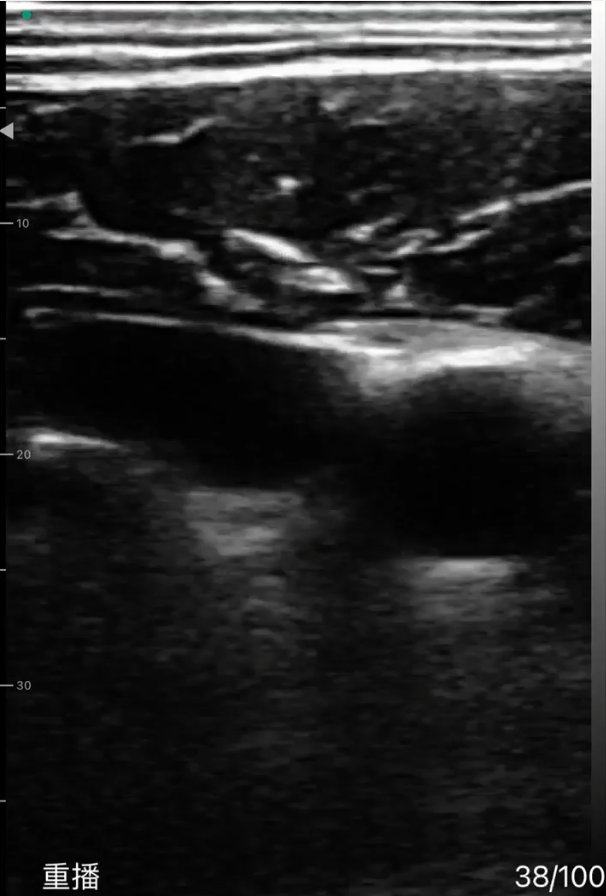
#> input picture src/ultrasound_image_processing_parallel/HW_20230903_IJVLarge.png, 606 x 896 px
$ python S1_ijv_model_find_tissue.py
#> lines starting #> are read from the running program, lines starting #| are printed output that depends on the picture
# %%
import numpy as np
import scipy.io as sio
import cv2
import json
import matplotlib.pyplot as plt
import os
import sys

# %%
# %% parameters setting
subject = "HW"
date = "20230903"
state = "IJVLarge"
with open("blood_vessel_segmentation_line_new.json") as f:
#> (reads src/ultrasound_image_processing_parallel/blood_vessel_segmentation_line_new.json from the repository)
    file = json.load(f)
    length10mmEdge = file[subject][date]["length10mmEdge"]
    bound = file[subject][date]['bound']
    skin_x = file[subject][date]['skin']['x']
    fat_x = file[subject][date]['fat']['x']
    cca_v = file[subject][date][state]['cca']['v']

voxelLength = 0.25  # [mm]
gridNumIn10mm = int(10/voxelLength)
os.makedirs(os.path.join('result', subject), exist_ok=True)
# %% [markdown]
# ## trim to tissue region ( delete not necessary region )

# %%
# %% main
# plot original image
image = cv2.imread(f'{subject}_{date}_{state}.png', cv2.IMREAD_GRAYSCALE)
#> image: shape (896, 606); min 0, max 255, mean 41.4

## find tissue upper bound and lower bound
plt.imshow(image, cmap="gray")
plt.axhline(y=bound[0], color='red') # upperbound
plt.axhline(y=bound[1], color='red') # lowerbound
plt.plot()
plt.colorbar()
plt.title("original")
plt.show()
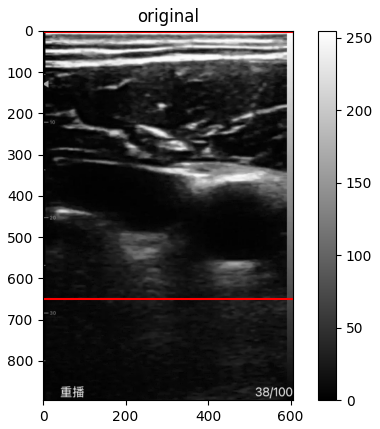
#> figure drawn by matplotlib, 2 panels
# plot tissue area only
plt.imshow(image[bound[0]:bound[1]], cmap="gray")
plt.colorbar()
plt.title("tissue (trim to skin surface)")
plt.show()
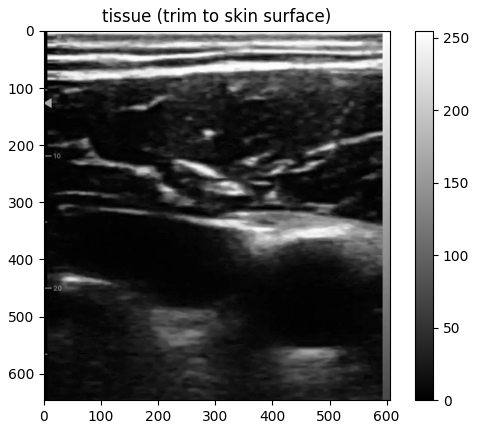
#> figure drawn by matplotlib, 2 panels
image = image[bound[0]:bound[1]]
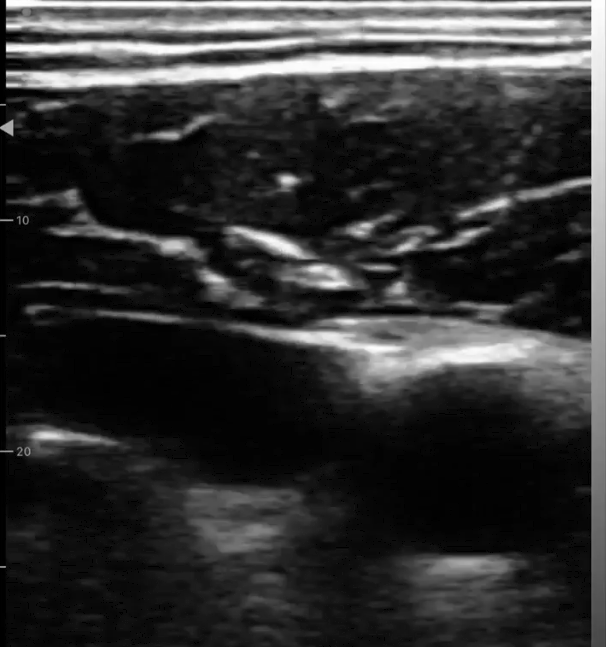
#> image: shape (647, 606); min 0, max 255, mean 50.4

# %% [markdown]
# ## Find skin and fat line

# %%
## find tissue skin,fat, thickness
# trim image to start from skin surface
plt.imshow(image, cmap="gray")
plt.axhline(y=skin_x, color='red')
plt.axhline(y=fat_x, color='red')
plt.plot([0, 0], length10mmEdge, "r.") # scale bar (10mm = ? pixels)
plt.colorbar()
plt.title("tissue (trim to skin surface)")
plt.show()

# %% [markdown]
# ## Using GUI to find IJV region

# %%
# plot the IJV bundary
img = image
im = []
XY = []
imgs = f'image_{subject}_{date}_{state}'
# [48 lines left out: functions left, right, up, down, drawing, not called in this run]

cv2.namedWindow("img1")
cv2.moveWindow("img1", 100, 100)
cv2.setMouseCallback("img1", drawing)
cv2.imshow("img1", img)

cv2.waitKey(0)
cv2.destroyAllWindows()


# %%
# find the points(pixels) which are inside the bundary we plot
img_size = [image.shape[0], image.shape[1]]
#> img_size = [647, 606]
if (XY):
    img2 = np.zeros(img_size, np.uint16)
    for m in XY:
        img2[m[1]][m[0]] = 255
    iii=0
    jjj=0
    start=0
    for i in img2:
        jjj=0
        if (right(iii,jjj,XY) or left(iii,jjj,XY) or up(iii,jjj,XY) or down(iii,jjj,XY)):
            start=1
        if (start):
            for j in i:
                if (right(iii,jjj,XY) and left(iii,jjj,XY) and up(iii,jjj,XY) and down(iii,jjj,XY)):
                    img2[jjj][iii]= 255
                jjj+=1
        start =0
        iii+=1
    plt.figure(figsize=(20,16))
    ax = plt.subplot(3,1,1)
    ax.imshow(img2)
    ax.axis("off")

# %%
# save ijv position
#> (the run stopped early here; a loop or call above may not have finished)
